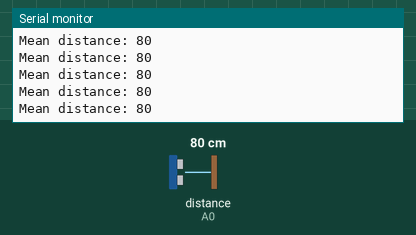
A sketch run on a simulated Arduino Uno, built with avr-gcc and run on an emulated ATmega328P. Parts: the last lines printed to the serial monitor. The inputs (shaded band) are chosen by the test bench; at power-on: distance to the obstacle (sensor on A0) 80 cm.

Above: at 1.2 s.
1.3 s: distance to the obstacle (sensor on A0) set to 2 cm
At 1.49 s:
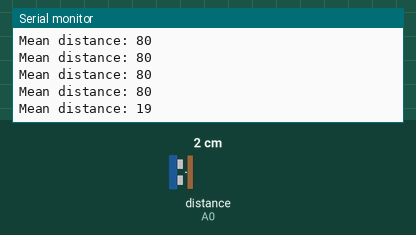
2.8 s: distance to the obstacle (sensor on A0) set to 35 cm
At 2.81 s:
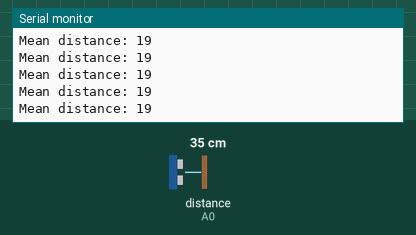
Timing chart, 0 to 5.8 s (numbered marks = the images above; inputs shaded):
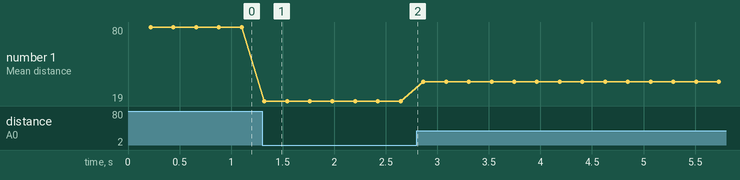

Measured:
- after the input at 1.3 s, the serial monitor: prints a new line at once (image 1)
- plotted number 1: 80 → 19 after the input at 1.3 s, 19 → 35 after the input at 2.8 s

The sketch:

SharpSensorCm.ino
```cpp
#include <SharpIR.h>

#define ir A0
#define model 20150

boolean done=false;


SharpIR sharp(ir, 25, 93, model);

// ir: the pin where your sensor is attached
// 25: the number of readings the library will make before calculating a mean distance
// 93: the difference between two consecutive measurements to be taken as valid
// model: an int that determines your sensor:  1080 for GP2Y0A21Y
//                                            20150 for GP2Y0A02Y
//                                            (working distance range according to the datasheets)


void setup(){

  Serial.begin(9600);
  pinMode (ir, INPUT);

}


void loop(){

  delay(200);    // it gives you time to open the serial monitor after you upload the sketch

// if (done==false){  // it only runs the loop once
//

  unsigned long pepe1=millis();  // takes the time before the loop on the library begins


  int dis=sharp.distance();  // this returns the distance to the object you're measuring


  Serial.print("Mean distance: ");  // returns it to the serial monitor
  Serial.println(dis);

//  unsigned long pepe2=millis()-pepe1;  // the following gives you the time taken to get the measurement
//  Serial.print("Time taken (ms): ");
//  Serial.println(pepe2);


//done=true;
//
//}

}
```
